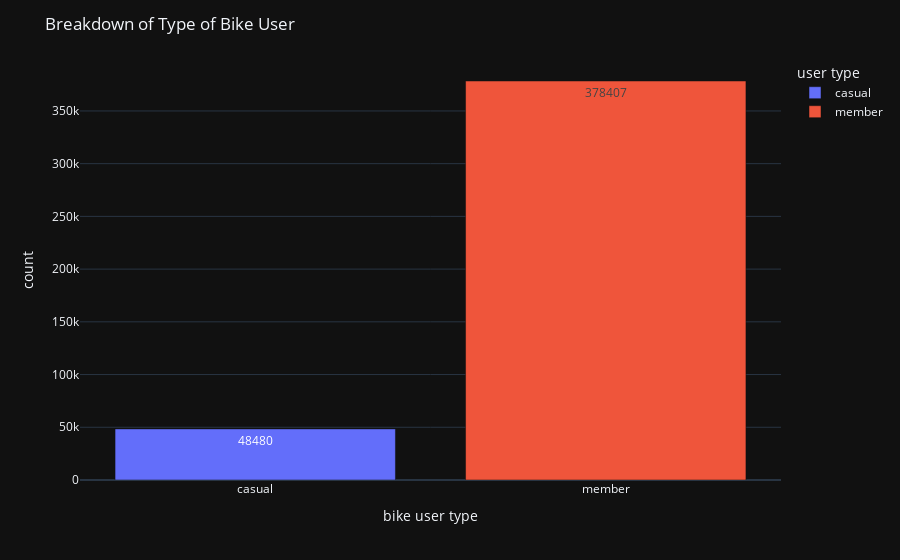

The notebook cell this image was saved under:
### Code cell
fig = px.bar(user, x=user.index, y=user.values, text=user.values, color=user.index)
fig.update_layout(title='Breakdown of Type of Bike User', xaxis_title='bike user type', 
                  yaxis_title='count', template='plotly_dark', legend_title='user type')

### Figure 1 — Plotly figure (JSON) as saved in the notebook; plotly's stock layout.template omitted (floating-point values rounded to 4 significant figures)
{"data": [{"alignmentgroup": "True", "hovertemplate": "index=%{x}<br>y=%{y}<br>text=%{text}<extra></extra>", "legendgroup": "casual", "marker": {"color": "#636efa"}, "name": "casual", "offsetgroup": "casual", "orientation": "v", "showlegend": true, "text": [48480], "textposition": "auto", "type": "bar", "x": ["casual"], "xaxis": "x", "y": [48480], "yaxis": "y"}, {"alignmentgroup": "True", "hovertemplate": "index=%{x}<br>y=%{y}<br>text=%{text}<extra></extra>", "legendgroup": "member", "marker": {"color": "#EF553B"}, "name": "member", "offsetgroup": "member", "orientation": "v", "showlegend": true, "text": [378407], "textposition": "auto", "type": "bar", "x": ["member"], "xaxis": "x", "y": [378407], "yaxis": "y"}], "layout": {"barmode": "relative", "legend": {"title": {"text": "user type"}, "tracegroupgap": 0}, "margin": {"t": 60}, "title": {"text": "Breakdown of Type of Bike User"}, "xaxis": {"anchor": "y", "categoryarray": ["casual", "member"], "categoryorder": "array", "domain": [0, 1], "title": {"text": "bike user type"}}, "yaxis": {"anchor": "x", "domain": [0, 1], "title": {"text": "count"}}}}
